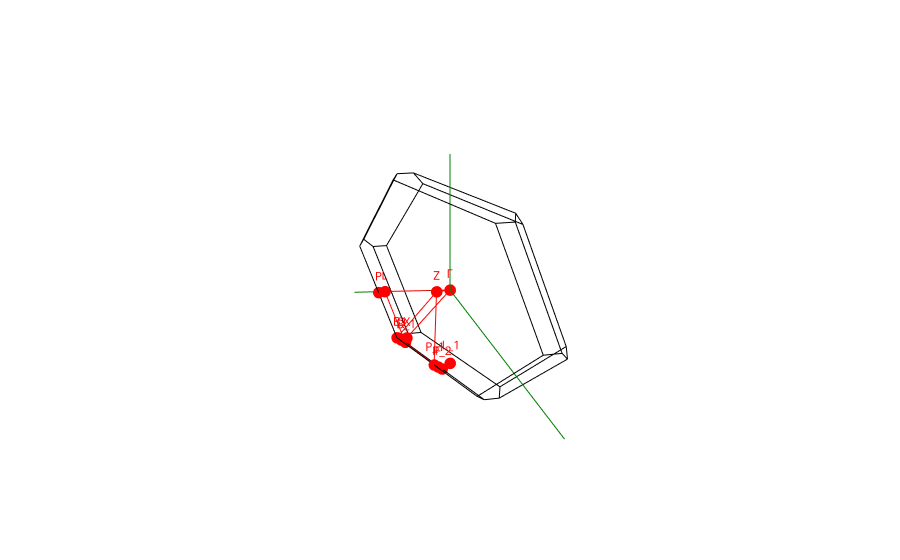

Notebook source saved alongside this figure:
### Code cell
plot_brillouin_zone(el_bs.structure)

### Figure 1 — Plotly figure (JSON) as saved in the notebook; plotly's stock layout.template omitted (floating-point values rounded to 4 significant figures)
{"data": [{"line": {"color": "green"}, "mode": "lines+text", "showlegend": false, "text": ["", "a"], "type": "scatter3d", "x": [0, 0.385], "y": [0, -1.447], "z": [0, -0.7854]}, {"line": {"color": "green"}, "mode": "lines+text", "showlegend": false, "text": ["", "b"], "type": "scatter3d", "x": [0, 0.385], "y": [0, 1.447], "z": [0, -0.7854]}, {"line": {"color": "green"}, "mode": "lines+text", "showlegend": false, "text": ["", "c"], "type": "scatter3d", "x": [0, 0], "y": [0, 0], "z": [0, 1.691]}, {"line": {"color": "black"}, "mode": "lines", "showlegend": false, "text": "", "type": "scatter3d", "x": [0, 0.2628], "y": [-0.5289, -0.4589], "z": [-0.8453, -0.8453]}, {"line": {"color": "black"}, "mode": "lines", "showlegend": false, "text": "", "type": "scatter3d", "x": [0, -0.2628], "y": [-0.5289, -0.4589], "z": [-0.8453, -0.8453]}, {"line": {"color": "black"}, "mode": "lines", "showlegend": false, "text": "", "type": "scatter3d", "x": [0.2628, 0.2628], "y": [-0.4589, 0.4589], "z": [-0.8453, -0.8453]}, {"line": {"color": "black"}, "mode": "lines", "showlegend": false, "text": "", "type": "scatter3d", "x": [0.2628, 0], "y": [0.4589, 0.5289], "z": [-0.8453, -0.8453]}, {"line": {"color": "black"}, "mode": "lines", "showlegend": false, "text": "", "type": "scatter3d", "x": [0, -0.2628], "y": [0.5289, 0.4589], "z": [-0.8453, -0.8453]}, {"line": {"color": "black"}, "mode": "lines", "showlegend": false, "text": "", "type": "scatter3d", "x": [-0.2628, -0.2628], "y": [0.4589, -0.4589], "z": [-0.8453, -0.8453]}, {"line": {"color": "black"}, "mode": "lines", "showlegend": false, "text": "", "type": "scatter3d", "x": [-0.1221, 0], "y": [0.9878, 0.5289], "z": [-0.05986, -0.8453]}, {"line": {"color": "black"}, "mode": "lines", "showlegend": false, "text": "", "type": "scatter3d", "x": [-0.1221, -0.385], "y": [0.9878, 0.9178], "z": [-0.05986, -0.05986]}, {"line": {"color": "black"}, "mode": "lines", "showlegend": false, "text": "", "type": "scatter3d", "x": [-0.2628, -0.385], "y": [0.4589, 0.9178], "z": [-0.8453, -0.05986]}, {"line": {"color": "black"}, "mode": "lines", "showlegend": false, "text": "", "type": "scatter3d", "x": [-0.1221, 0.1221], "y": [-0.9878, -0.9878], "z": [-0.05986, 0.05986]}, {"line": {"color": "black"}, "mode": "lines", "showlegend": false, "text": "", "type": "scatter3d", "x": [-0.1221, 0], "y": [-0.9878, -0.5289], "z": [-0.05986, -0.8453]}, {"line": {"color": "black"}, "mode": "lines", "showlegend": false, "text": "", "type": "scatter3d", "x": [0.1221, 0.385], "y": [-0.9878, -0.9178], "z": [0.05986, 0.05986]}, {"line": {"color": "black"}, "mode": "lines", "showlegend": false, "text": "", "type": "scatter3d", "x": [0.385, 0.5071], "y": [-0.9178, -0.4589], "z": [0.05986, -0.7256]}, {"line": {"color": "black"}, "mode": "lines", "showlegend": false, "text": "", "type": "scatter3d", "x": [0.5071, 0.2628], "y": [-0.4589, -0.4589], "z": [-0.7256, -0.8453]}, {"line": {"color": "black"}, "mode": "lines", "showlegend": false, "text": "", "type": "scatter3d", "x": [-0.1221, -0.385], "y": [-0.9878, -0.9178], "z": [-0.05986, -0.05986]}, {"line": {"color": "black"}, "mode": "lines", "showlegend": false, "text": "", "type": "scatter3d", "x": [-0.2628, -0.385], "y": [-0.4589, -0.9178], "z": [-0.8453, -0.05986]}, {"line": {"color": "black"}, "mode": "lines", "showlegend": false, "text": "", "type": "scatter3d", "x": [-0.385, -0.5071], "y": [-0.9178, -0.4589], "z": [-0.05986, 0.7256]}, {"line": {"color": "black"}, "mode": "lines", "showlegend": false, "text": "", "type": "scatter3d", "x": [-0.5071, -0.5071], "y": [-0.4589, 0.4589], "z": [0.7256, 0.7256]}, {"line": {"color": "black"}, "mode": "lines", "showlegend": false, "text": "", "type": "scatter3d", "x": [-0.5071, -0.385], "y": [0.4589, 0.9178], "z": [0.7256, -0.05986]}, {"line": {"color": "black"}, "mode": "lines", "showlegend": false, "text": "", "type": "scatter3d", "x": [-0.1221, 0.1221], "y": [0.9878, 0.9878], "z": [-0.05986, 0.05986]}, {"line": {"color": "black"}, "mode": "lines", "showlegend": false, "text": "", "type": "scatter3d", "x": [0.1221, 0.385], "y": [0.9878, 0.9178], "z": [0.05986, 0.05986]}, {"line": {"color": "black"}, "mode": "lines", "showlegend": false, "text": "", "type": "scatter3d", "x": [0.385, 0.5071], "y": [0.9178, 0.4589], "z": [0.05986, -0.7256]}, {"line": {"color": "black"}, "mode": "lines", "showlegend": false, "text": "", "type": "scatter3d", "x": [0.5071, 0.2628], "y": [0.4589, 0.4589], "z": [-0.7256, -0.8453]}, {"line": {"color": "black"}, "mode": "lines", "showlegend": false, "text": "", "type": "scatter3d", "x": [0.5071, 0.5071], "y": [-0.4589, 0.4589], "z": [-0.7256, -0.7256]}, {"line": {"color": "black"}, "mode": "lines", "showlegend": false, "text": "", "type": "scatter3d", "x": [-0.2628, 0], "y": [0.4589, 0.5289], "z": [0.8453, 0.8453]}, {"line": {"color": "black"}, "mode": "lines", "showlegend": false, "text": "", "type": "scatter3d", "x": [-0.2628, -0.2628], "y": [0.4589, -0.4589], "z": [0.8453, 0.8453]}, {"line": {"color": "black"}, "mode": "lines", "showlegend": false, "text": "", "type": "scatter3d", "x": [0, 0.2628], "y": [0.5289, 0.4589], "z": [0.8453, 0.8453]}, {"line": {"color": "black"}, "mode": "lines", "showlegend": false, "text": "", "type": "scatter3d", "x": [0.2628, 0.2628], "y": [0.4589, -0.4589], "z": [0.8453, 0.8453]}, {"line": {"color": "black"}, "mode": "lines", "showlegend": false, "text": "", "type": "scatter3d", "x": [0.2628, 0], "y": [-0.4589, -0.5289], "z": [0.8453, 0.8453]}, {"line": {"color": "black"}, "mode": "lines", "showlegend": false, "text": "", "type": "scatter3d", "x": [0, -0.2628], "y": [-0.5289, -0.4589], "z": [0.8453, 0.8453]}, {"line": {"color": "black"}, "mode": "lines", "showlegend": false, "text": "", "type": "scatter3d", "x": [-0.5071, -0.2628], "y": [0.4589, 0.4589], "z": [0.7256, 0.8453]}, {"line": {"color": "black"}, "mode": "lines", "showlegend": false, "text": "", "type": "scatter3d", "x": [-0.5071, -0.2628], "y": [-0.4589, -0.4589], "z": [0.7256, 0.8453]}, {"line": {"color": "black"}, "mode": "lines", "showlegend": false, "text": "", "type": "scatter3d", "x": [0.1221, 0], "y": [0.9878, 0.5289], "z": [0.05986, 0.8453]}, {"line": {"color": "black"}, "mode": "lines", "showlegend": false, "text": "", "type": "scatter3d", "x": [0.385, 0.2628], "y": [0.9178, 0.4589], "z": [0.05986, 0.8453]}, {"line": {"color": "black"}, "mode": "lines", "showlegend": false, "text": "", "type": "scatter3d", "x": [0.1221, 0], "y": [-0.9878, -0.5289], "z": [0.05986, 0.8453]}, {"line": {"color": "black"}, "mode": "lines", "showlegend": false, "text": "", "type": "scatter3d", "x": [0.385, 0.2628], "y": [-0.9178, -0.4589], "z": [0.05986, 0.8453]}, {"line": {"color": "red"}, "mode": "lines", "showlegend": false, "text": "", "type": "scatter3d", "x": [0, 0.1925], "y": [0, -0.7233], "z": [0, -0.3927]}, {"line": {"color": "red"}, "mode": "lines", "showlegend": false, "text": "", "type": "scatter3d", "x": [0.1925, 0.2628], "y": [-0.7233, -0.4589], "z": [-0.3927, -0.8453]}, {"line": {"color": "red"}, "mode": "lines", "showlegend": false, "text": "", "type": "scatter3d", "x": [0.5071, 0.385], "y": [-0.4589, 0], "z": [-0.7256, 0.05986]}, {"line": {"color": "red"}, "mode": "lines", "showlegend": false, "text": "", "type": "scatter3d", "x": [0.385, 0], "y": [0, 0], "z": [0.05986, 0]}, {"line": {"color": "red"}, "mode": "lines", "showlegend": false, "text": "", "type": "scatter3d", "x": [0, 0.1314], "y": [0, -0.4939], "z": [0, -0.8453]}, {"line": {"color": "red"}, "mode": "lines", "showlegend": false, "text": "", "type": "scatter3d", "x": [0.385, 0.385], "y": [-0.4589, 0], "z": [-0.7854, -0.7854]}, {"line": {"color": "red"}, "mode": "lines", "showlegend": false, "text": "", "type": "scatter3d", "x": [0.385, 0.5071], "y": [0, 0], "z": [-0.7854, -0.7256]}, {"line": {"color": "red"}, "mode": "lines", "showlegend": false, "text": "", "type": "scatter3d", "x": [0.5071, 0.385], "y": [0, 0], "z": [-0.7256, 0.05986]}, {"line": {"color": "red"}, "mode": "lines", "showlegend": false, "text": "", "type": "scatter3d", "x": [0.1925, 0.446], "y": [-0.7233, -0.6884], "z": [-0.3927, -0.3329]}, {"marker": {"color": "red", "size": 4}, "mode": "markers+text", "showlegend": false, "text": ["Γ", "B", "B_1", "F", "L", "L_1", "P", "P_1", "P_2", "Q", "X", "Z"], "textfont": {"color": "red"}, "type": "scatter3d", "x": [0, 0.5071, 0.2628, 0.385, 0.1925, 0, 0.446, 0.5071, 0.2628, 0.385, 0.1314, 0.385], "y": [0, -0.4589, -0.4589, 0, -0.7233, 0, -0.6884, 0, 0, -0.4589, -0.4939, 0], "z": [0, -0.7256, -0.8453, -0.7854, -0.3927, -0.8453, -0.3329, -0.7256, -0.8453, -0.7854, -0.8453, 0.05986]}], "layout": {"scene": {"xaxis": {"range": [-1.15, 1.15], "visible": false}, "yaxis": {"range": [-1.15, 1.15], "visible": false}, "zaxis": {"range": [-1.15, 1.15], "visible": false}}}}
